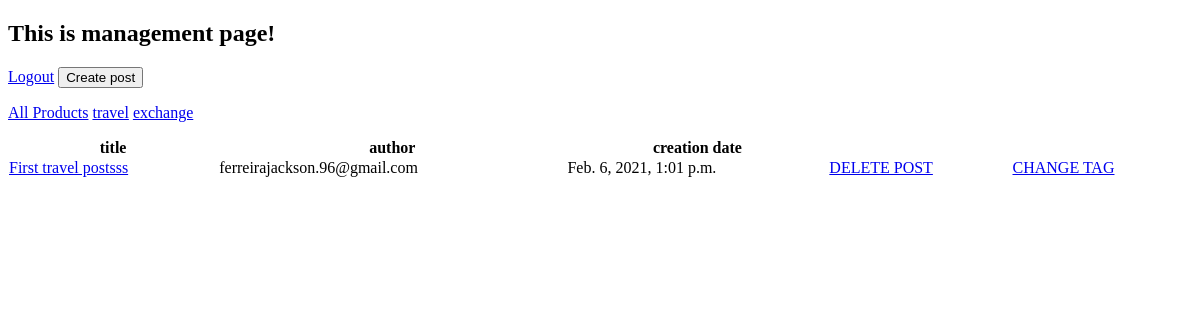
The page /blog/management/ (signed in) on the database as committed earlier.
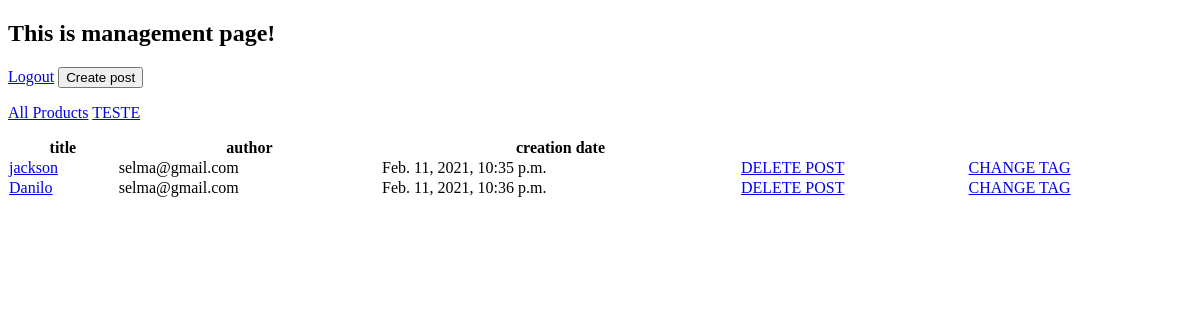
The same page on the database as committed later.
### blogapp/models.py (models this page shows, shortened)
class Category(models.Model):
    name = models.CharField(max_length=100)
    description = models.CharField(max_length=250, null=True)
    @staticmethod
    def get_all_categories():
        return Category.objects.all()

class Post(models.Model):
    title = models.CharField(max_length=255,null=True)
    author = models.ForeignKey(User, on_delete=models.CASCADE)
    body = RichTextField(blank=True, null=True)
    date_creation = models.DateTimeField(auto_now_add=True)
    category = models.ForeignKey(
    'Category',
    on_delete=models.SET_NULL,
    null=True)
    categories = models.CharField(max_length=300,null=True)
    post_picture = models.ImageField(upload_to ='images/', null=True, blank=True)
    @staticmethod
    def get_all_posts():
        return Post.objects.all()

class User(AbstractUser):
    username = None
    email = models.EmailField(_('email address'), unique=True)
    USERNAME_FIELD = 'email'
    REQUIRED_FIELDS = []
    objects = UserManager()

### blogapp/views.py (the view)
# urls.py: url(r"management/", views.Management, name="management"),
@login_required
def Management(request):
    categories = Category.get_all_categories()
    posts = Post.get_all_posts()
    categoryID = request.GET.get('category')
    if categoryID:
        posts = Post.get_all_posts_by_categoryid(categoryID)
    else:
        posts = Post.get_all_posts();
    data = {}
    data['categories'] = categories
    data['posts'] = posts
    return render(request, 'blogapp/management.html', data)

### blogapp/templates/blogapp/management.html (shortened to what this page needs)
<!DOCTYPE html>
<html lang="en" dir="ltr">
  <head>
  </head>
  <body>
    <h2>This is management page!</h2>
    <a href="{% url 'blog:logout' %}">Logout</a>
    <input type="button" class="btn-2" value="Create post" onclick="location.href='{% url 'blogapp:create_post' %}';">
  <div class="col-lg-3 mx-auto">
    <div class="list-group">
      <a href="/management/" class="list-group-item list-group-item-action">All Products</a>
      {% for category in categories %}
      <a href="/management/?category={{category.id}}">{{category.name}}</a>
      {% endfor %}
    </div>
  </div>
  <table class="table" id="dataTable" width="100%" cellspacing="0">
    <thead>
      <tr>
        <th>title</th>
        <th>author</th>
        <th>creation date</th>
      </tr>
    </thead>
    <tbody>
      {% for post in posts %}
      <tr>
        <td><a href="{% url 'blogapp:edit_post' post.pk %}">{{ post.title }}</a></td>
        <td>{{ post.author }}</td>
        <td>{{ post.date_creation }}</td>
        <td><a href="{% url 'blogapp:delete_post' post.pk %}">DELETE POST</a></td>
        <td><a href="{% url 'blogapp:change_tag' post.pk %}">CHANGE TAG</a></td>
      </tr>
      {% endfor %}
    </tbody>
  </table>
  </body>
</html>

Rows that differ between the two databases and show on the page:
removed Category: name "travel"
removed Category: name "exchange"
removed Post: title "First travel postsss", author "ferreirajackson.96@gmail.com", date_creation "Feb. 6, 2021, 1:01 p.m."
added Category: name "TESTE"
added Post: title "jackson", author "selma@gmail.com", date_creation "Feb. 11, 2021, 10:35 p.m."
added Post: title "Danilo", author "selma@gmail.com", date_creation "Feb. 11, 2021, 10:36 p.m."
